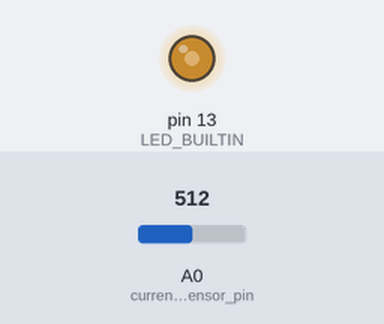
A program run on a simulated Arduino Mega 2560, built with avr-gcc and run on an emulated ATmega2560. Parts: output pins drawn as LEDs (lit = HIGH). The test bench sets the inputs (shaded band); at power-on: A0 (current_sensor_pin) = 512.

Above: at 0.1 s.
Timing chart, 0 to 1.6 s (numbered marks = the images above):
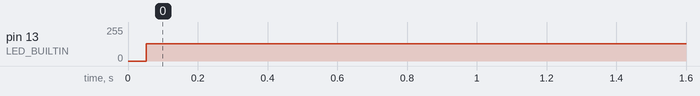

Measured:
- by itself, pin 13 (LED_BUILTIN): 0/255 → 130/255 at 0.05 s

The program:

main.cpp
```cpp
#include <Arduino.h>

//Declarations
void zeroCross();
void setupTimer5();
void setTimerDelay(uint16_t delay_us);
void resetTimerCounter();
void setupTriacPin(const uint8_t &pin);
void setupInterruptPin(const int &pin, void(*pFuncton)());
char* registerToBitString(uint8_t reg);
uint16_t rmsToTimeDelay(uint16_t target_value);

//Classes
class CURRENT_SENSOR
{
  private:
  uint16_t current_;
  uint8_t sensor_pin_;
  uint8_t reset_pin_;

  public:
  CURRENT_SENSOR() {}
  ~CURRENT_SENSOR() {}

  void setup(const uint8_t &sensor_pin, const uint8_t &reset_pin)
  {
    sensor_pin_ = sensor_pin;
    reset_pin_ = reset_pin;
    pinMode(reset_pin_, OUTPUT);
    digitalWrite(reset_pin_, LOW);
  }

  uint16_t measure()
  {
    current_ = analogRead(sensor_pin_);
    return current_;
  }

  void setCurrentSensor()
  {
    digitalWrite(reset_pin_, LOW);
  }
  void resetCurrentSensor()
  {
    digitalWrite(reset_pin_, HIGH);
  }

  uint16_t value()
  {
    return current_;
  }

};

class TIMER
{
  private:
  uint16_t delay_us_ = 0;
  public:
  TIMER() {};
  void setupTimer()
  {
    cli();  // Disable global interrupts

    TCCR5A = 0;  // Clear Timer/Counter Control Register A
    TCCR5B = (1 << WGM52) | (1 << CS51);  // Set CTC mode, prescaler = 8
    TIMSK5 = (1 << OCIE5A);  // Enable output compare A match interrupt
    TCNT5 = 0;  // Set initial count value to 0

    sei();  // Enable global interrupts
  }

  void setTimerDelay(uint16_t delay_us)
  {
    OCR5A = delay_us_ = delay_us;
  }

  void resetTimerCounter()
  {
    TCNT5 = 0;
  }

  void start()
  {
    noInterrupts();
    TCCR5A = 0;  // Clear Timer/Counter Control Register A
    TCCR5B = (1 << WGM52) | (1 << CS51);  // Set CTC mode, prescaler = 8
    interrupts();
  }

  void stop()
  {
    noInterrupts();
    TCNT5 = 0;
    TCCR5B &= ~((1 << CS52) | (1 << CS51) | (1 << CS50));
    interrupts();
  }
};

//Objects
CURRENT_SENSOR Current;
TIMER Timer;

//Pin definitions
const uint8_t interrupt_pin = 2;
const uint8_t triac_pin = 3;
const uint8_t current_reset_pin = 7; //Treba postavit
const uint8_t current_sensor_pin = A0;
const uint8_t potentiometer_pin = A1;

//Pid controller
float desired_rms = 512;
float current_rms = 0;
float error = 0;
float previous_error = 0;
float integral = 0;
float derivative = 0;
float output = 0;

float kp = 0.5;
float ki = 0.2;
float kd = 0.1;

uint16_t zero_cross_correction = 600;
uint16_t stability_boundarie = 5600;

uint16_t analog_read_value = 0;
volatile uint16_t timer_delay = 0;
uint16_t data = 0;


/*************************************************************************************************************/
void setup()
{

pinMode(LED_BUILTIN, OUTPUT);
}

/*************************************************************************************************************/
void loop()
{
 /* //PID controller
  desired_rms = analogRead(A1);
  current_rms = Current.value();
  error = desired_rms - current_rms;
  integral += error;
  derivative = error - previous_error;
  output = kp * error + ki * integral + kd * derivative;
  previous_error = error;
  output = constrain(output, 0, 1023);
  Timer.setTimerDelay(rmsToTimeDelay(output));*/
  //Serial.print("Enter value: ");

  timer_delay = zero_cross_correction + rmsToTimeDelay(analogRead(A0));
  digitalWrite(LED_BUILTIN, !digitalRead(LED_BUILTIN));


  //Serial.println(Current.value());
  //delay(100);
}

/*************************************************************************************************************/
//Inerrupts
/*
void zeroCross()
{
  Current.measure();
  Current.resetCurrentSensor();
  Timer.start();
  Timer.resetTimerCounter();
  Timer.setTimerDelay(timer_delay);
  digitalWrite(triac_pin, LOW);
  Current.setCurrentSensor();
}*/
/*
ISR(TIMER5_COMPA_vect)
{
    //Current.setCurrentSensor();
    Timer.stop();
    digitalWrite(triac_pin, HIGH);
}
*/
//Functions
/*************************************************************************************************************/


void setupInterruptPin(const int &pin, void(*pFuncton)())
{
  pinMode(pin, INPUT);
  attachInterrupt(digitalPinToInterrupt(pin), pFuncton, RISING);
  Serial.println("Interrupt attached to pin: ");
  Serial.print(pin);
  Serial.print("\n");
}

void setupTriacPin(const uint8_t &pin)
{
  pinMode(pin, OUTPUT);
  digitalWrite(pin, LOW);
  Serial.print("Triac attached to pin: ");
  Serial.print(pin);
  Serial.print("\n");
}

char* registerToBitString(uint8_t reg)
{
  static char bitString[9];
  for (int i = 0; i < 8; i++)
  {
    bitString[7 - i] = (reg & (1 << i)) ? '1' : '0';
  }
  bitString[8] = '\0';
  return bitString;
}

uint16_t rmsToTimeDelay(uint16_t target_value)
{
  struct FunctionPair
  {
    int input;
    int output;
  };

  const FunctionPair Phase_Angle_To_Time_Delay[] =
    {
        {0, 1023},
        {1075, 1022},
        {1544, 1021},
        {1838, 1020},
        {2053, 1019},
        {2229, 1018},
        {2385, 1017},
        {2522, 1016},
        {2639, 1015},
        {2756, 1014},
        {2874, 1013},
        {2971, 1012},
        {3069, 1011},
        {3147, 1010},
        {3226, 1009},
        {3323, 1008},
        {3402, 1007},
        {3460, 1006},
        {3538, 1005},
        {3597, 1004},
        {3675, 1003},
        {3734, 1002},
        {3793, 1001},
        {3851, 1000},
        {3910, 999},
        {3969, 998},
        {4027, 997},
        {4086, 996},
        {4125, 995},
        {4184, 994},
        {4242, 993},
        {4281, 992},
        {4340, 991},
        {4379, 990},
        {4438, 989},
        {4477, 988},
        {4516, 987},
        {4555, 986},
        {4614, 985},
        {4653, 984},
        {4692, 983},
        {4731, 982},
        {4770, 981},
        {4809, 980},
        {4848, 979},
        {4887, 978},
        {4926, 977},
        {4966, 976},
        {5005, 975},
        {5044, 974},
        {5083, 973},
        {5122, 972},
        {5161, 971},
        {5181, 970},
        {5220, 969},
        {5259, 968},
        {5298, 967},
        {5317, 966},
        {5357, 965},
        {5396, 964},
        {5415, 963},
        {5454, 962},
        {5493, 961},
        {5513, 960},
        {5552, 959},
        {5591, 958},
        {5611, 957},
        {5650, 956},
        {5669, 955},
        {5708, 954},
        {5728, 953},
        {5767, 952},
        {5787, 951},
        {5826, 950},
        {5845, 949},
        {5884, 948},
        {5904, 947},
        {5943, 946},
        {5963, 945},
        {6002, 944},
        {6021, 943},
        {6041, 942},
        {6080, 941},
        {6099, 940},
        {6138, 939},
        {6158, 938},
        {6178, 937},
        {6217, 936},
        {6236, 935},
        {6256, 934},
        {6295, 933},
        {6314, 932},
        {6334, 931},
        {6354, 930},
        {6393, 929},
        {6412, 928},
        {6432, 927},
        {6471, 926},
        {6490, 925},
        {6510, 924},
        {6529, 923},
        {6569, 922},
        {6588, 921},
        {6608, 920},
        {6627, 919},
        {6647, 918},
        {6686, 917},
        {6705, 916},
        {6725, 915},
        {6745, 914},
        {6764, 913},
        {6784, 912},
        {6823, 911},
        {6842, 910},
        {6862, 909},
        {6881, 908},
        {6901, 907},
        {6920, 906},
        {6940, 905},
        {6979, 904},
        {6999, 903},
        {7018, 902},
        {7038, 901},
        {7057, 900},
        {7077, 899},
        {7096, 898},
        {7116, 897},
        {7136, 896},
        {7175, 895},
        {7194, 894},
        {7214, 893},
        {7233, 892},
        {7253, 891},
        {7272, 890},
        {7292, 889},
        {7311, 888},
        {7331, 887},
        {7351, 886},
        {7370, 885},
        {7390, 884},
        {7409, 883},
        {7429, 882},
        {7448, 881},
        {7468, 880},
        {7487, 879},
        {7507, 878},
        {7526, 877},
        {7546, 876},
        {7566, 875},
        {7585, 874},
        {7605, 873},
        {7624, 872},
        {7644, 871},
        {7663, 870},
        {7683, 869},
        {7702, 868},
        {7722, 867},
        {7742, 866},
        {7761, 865},
        {7781, 864},
        {7800, 863},
        {7820, 862},
        {7839, 861},
        {7859, 860},
        {7878, 859},
        {7898, 858},
        {7917, 856},
        {7937, 855},
        {7957, 854},
        {7976, 853},
        {7996, 852},
        {8015, 851},
        {8035, 850},
        {8054, 849},
        {8074, 848},
        {8093, 847},
        {8113, 846},
        {8133, 844},
        {8152, 843},
        {8172, 842},
        {8191, 841},
        {8211, 840},
        {8230, 839},
        {8250, 838},
        {8269, 837},
        {8289, 835},
        {8308, 834},
        {8328, 833},
        {8348, 832},
        {8367, 831},
        {8387, 830},
        {8406, 829},
        {8426, 827},
        {8445, 826},
        {8465, 825},
        {8484, 824},
        {8504, 823},
        {8524, 822},
        {8543, 820},
        {8563, 819},
        {8582, 818},
        {8602, 817},
        {8621, 816},
        {8641, 814},
        {8660, 813},
        {8680, 812},
        {8699, 811},
        {8719, 810},
        {8739, 808},
        {8758, 807},
        {8778, 806},
        {8797, 805},
        {8817, 804},
        {8836, 802},
        {8856, 801},
        {8875, 800},
        {8895, 799},
        {8915, 797},
        {8934, 796},
        {8954, 795},
        {8973, 794},
        {8993, 792},
        {9012, 791},
        {9032, 790},
        {9051, 789},
        {9071, 787},
        {9090, 786},
        {9110, 785},
        {9130, 783},
        {9149, 782},
        {9169, 781},
        {9188, 780},
        {9208, 778},
        {9227, 777},
        {9247, 776},
        {9266, 774},
        {9286, 773},
        {9306, 772},
        {9325, 770},
        {9345, 769},
        {9364, 768},
        {9384, 766},
        {9403, 765},
        {9423, 764},
        {9442, 763},
        {9462, 761},
        {9481, 760},
        {9501, 759},
        {9521, 757},
        {9540, 756},
        {9560, 754},
        {9579, 753},
        {9599, 752},
        {9618, 750},
        {9638, 749},
        {9657, 748},
        {9677, 746},
        {9697, 745},
        {9716, 744},
        {9736, 742},
        {9755, 741},
        {9775, 739},
        {9794, 738},
        {9814, 737},
        {9833, 735},
        {9853, 734},
        {9872, 733},
        {9892, 731},
        {9912, 730},
        {9931, 728},
        {9951, 727},
        {9970, 725},
        {9990, 724},
        {10009, 723},
        {10029, 721},
        {10048, 720},
        {10068, 718},
        {10087, 717},
        {10107, 716},
        {10127, 714},
        {10146, 713},
        {10166, 711},
        {10185, 710},
        {10205, 708},
        {10224, 707},
        {10244, 705},
        {10263, 704},
        {10283, 703},
        {10303, 701},
        {10322, 700},
        {10342, 698},
        {10361, 697},
        {10381, 695},
        {10400, 694},
        {10420, 692},
        {10439, 691},
        {10459, 689},
        {10478, 688},
        {10498, 686},
        {10518, 685},
        {10537, 683},
        {10557, 682},
        {10576, 680},
        {10596, 679},
        {10615, 678},
        {10635, 676},
        {10654, 675},
        {10674, 673},
        {10694, 672},
        {10713, 670},
        {10733, 668},
        {10752, 667},
        {10772, 665},
        {10791, 664},
        {10811, 662},
        {10830, 661},
        {10850, 659},
        {10869, 658},
        {10889, 656},
        {10909, 655},
        {10928, 653},
        {10948, 652},
        {10967, 650},
        {10987, 649},
        {11006, 647},
        {11026, 646},
        {11045, 644},
        {11065, 642},
        {11085, 641},
        {11104, 639},
        {11124, 638},
        {11143, 636},
        {11163, 635},
        {11182, 633},
        {11202, 632},
        {11221, 630},
        {11241, 628},
        {11260, 627},
        {11280, 625},
        {11300, 624},
        {11319, 622},
        {11339, 621},
        {11358, 619},
        {11378, 617},
        {11397, 616},
        {11417, 614},
        {11436, 613},
        {11456, 611},
        {11476, 610},
        {11495, 608},
        {11515, 606},
        {11534, 605},
        {11554, 603},
        {11573, 602},
        {11593, 600},
        {11612, 598},
        {11632, 597},
        {11651, 595},
        {11671, 594},
        {11691, 592},
        {11710, 590},
        {11730, 589},
        {11749, 587},
        {11769, 585},
        {11788, 584},
        {11808, 582},
        {11827, 581},
        {11847, 579},
        {11867, 577},
        {11886, 576},
        {11906, 574},
        {11925, 573},
        {11945, 571},
        {11964, 569},
        {11984, 568},
        {12003, 566},
        {12023, 564},
        {12042, 563},
        {12062, 561},
        {12082, 559},
        {12101, 558},
        {12121, 556},
        {12140, 555},
        {12160, 553},
        {12179, 551},
        {12199, 550},
        {12218, 548},
        {12238, 546},
        {12258, 545},
        {12277, 543},
        {12297, 541},
        {12316, 540},
        {12336, 538},
        {12355, 536},
        {12375, 535},
        {12394, 533},
        {12414, 531},
        {12433, 530},
        {12453, 528},
        {12473, 526},
        {12492, 525},
        {12512, 523},
        {12531, 521},
        {12551, 520},
        {12570, 518},
        {12590, 516},
        {12609, 515},
        {12629, 513},
        {12649, 511},
        {12668, 510},
        {12688, 508},
        {12707, 506},
        {12727, 505},
        {12746, 503},
        {12766, 501},
        {12785, 500},
        {12805, 498},
        {12824, 496},
        {12844, 495},
        {12864, 493},
        {12883, 491},
        {12903, 490},
        {12922, 488},
        {12942, 486},
        {12961, 484},
        {12981, 483},
        {13000, 481},
        {13020, 479},
        {13040, 478},
        {13059, 476},
        {13079, 474},
        {13098, 473},
        {13118, 471},
        {13137, 469},
        {13157, 468},
        {13176, 466},
        {13196, 464},
        {13215, 462},
        {13235, 461},
        {13255, 459},
        {13274, 457},
        {13294, 456},
        {13313, 454},
        {13333, 452},
        {13352, 451},
        {13372, 449},
        {13391, 447},
        {13411, 446},
        {13431, 444},
        {13450, 442},
        {13470, 440},
        {13489, 439},
        {13509, 437},
        {13528, 435},
        {13548, 434},
        {13567, 432},
        {13587, 430},
        {13606, 429},
        {13626, 427},
        {13646, 425},
        {13665, 423},
        {13685, 422},
        {13704, 420},
        {13724, 418},
        {13743, 417},
        {13763, 415},
        {13782, 413},
        {13802, 412},
        {13822, 410},
        {13841, 408},
        {13861, 406},
        {13880, 405},
        {13900, 403},
        {13919, 401},
        {13939, 400},
        {13958, 398},
        {13978, 396},
        {13997, 395},
        {14017, 393},
        {14037, 391},
        {14056, 389},
        {14076, 388},
        {14095, 386},
        {14115, 384},
        {14134, 383},
        {14154, 381},
        {14173, 379},
        {14193, 378},
        {14213, 376},
        {14232, 374},
        {14252, 373},
        {14271, 371},
        {14291, 369},
        {14310, 367},
        {14330, 366},
        {14349, 364},
        {14369, 362},
        {14388, 361},
        {14408, 359},
        {14428, 357},
        {14447, 356},
        {14467, 354},
        {14486, 352},
        {14506, 351},
        {14525, 349},
        {14545, 347},
        {14564, 346},
        {14584, 344},
        {14604, 342},
        {14623, 340},
        {14643, 339},
        {14662, 337},
        {14682, 335},
        {14701, 334},
        {14721, 332},
        {14740, 330},
        {14760, 329},
        {14779, 327},
        {14799, 325},
        {14819, 324},
        {14838, 322},
        {14858, 320},
        {14877, 319},
        {14897, 317},
        {14916, 315},
        {14936, 314},
        {14955, 312},
        {14975, 310},
        {14994, 309},
        {15014, 307},
        {15034, 305},
        {15053, 304},
        {15073, 302},
        {15092, 300},
        {15112, 299},
        {15131, 297},
        {15151, 296},
        {15170, 294},
        {15190, 292},
        {15210, 291},
        {15229, 289},
        {15249, 287},
        {15268, 286},
        {15288, 284},
        {15307, 282},
        {15327, 281},
        {15346, 279},
        {15366, 277},
        {15385, 276},
        {15405, 274},
        {15425, 273},
        {15444, 271},
        {15464, 269},
        {15483, 268},
        {15503, 266},
        {15522, 264},
        {15542, 263},
        {15561, 261},
        {15581, 260},
        {15601, 258},
        {15620, 256},
        {15640, 255},
        {15659, 253},
        {15679, 252},
        {15698, 250},
        {15718, 248},
        {15737, 247},
        {15757, 245},
        {15776, 244},
        {15796, 242},
        {15816, 240},
        {15835, 239},
        {15855, 237},
        {15874, 236},
        {15894, 234},
        {15913, 233},
        {15933, 231},
        {15952, 229},
        {15972, 228},
        {15992, 226},
        {16011, 225},
        {16031, 223},
        {16050, 222},
        {16070, 220},
        {16089, 218},
        {16109, 217},
        {16128, 215},
        {16148, 214},
        {16167, 212},
        {16187, 211},
        {16207, 209},
        {16226, 208},
        {16246, 206},
        {16265, 205},
        {16285, 203},
        {16304, 201},
        {16324, 200},
        {16343, 198},
        {16363, 197},
        {16383, 195},
        {16402, 194},
        {16422, 192},
        {16441, 191},
        {16461, 189},
        {16480, 188},
        {16500, 186},
        {16519, 185},
        {16539, 183},
        {16558, 182},
        {16578, 180},
        {16598, 179},
        {16617, 177},
        {16637, 176},
        {16656, 174},
        {16676, 173},
        {16695, 171},
        {16715, 170},
        {16734, 169},
        {16754, 167},
        {16774, 166},
        {16793, 164},
        {16813, 163},
        {16832, 161},
        {16852, 160},
        {16871, 158},
        {16891, 157},
        {16910, 156},
        {16930, 154},
        {16949, 153},
        {16969, 151},
        {16989, 150},
        {17008, 148},
        {17028, 147},
        {17047, 146},
        {17067, 144},
        {17086, 143},
        {17106, 141},
        {17125, 140},
        {17145, 139},
        {17164, 137},
        {17184, 136},
        {17204, 135},
        {17223, 133},
        {17243, 132},
        {17262, 130},
        {17282, 129},
        {17301, 128},
        {17321, 126},
        {17340, 125},
        {17360, 124},
        {17380, 122},
        {17399, 121},
        {17419, 120},
        {17438, 118},
        {17458, 117},
        {17477, 116},
        {17497, 114},
        {17516, 113},
        {17536, 112},
        {17555, 110},
        {17575, 109},
        {17595, 108},
        {17614, 107},
        {17634, 105},
        {17653, 104},
        {17673, 103},
        {17692, 101},
        {17712, 100},
        {17731, 99},
        {17751, 98},
        {17771, 96},
        {17790, 95},
        {17810, 94},
        {17829, 93},
        {17849, 91},
        {17868, 90},
        {17888, 89},
        {17907, 88},
        {17927, 87},
        {17946, 85},
        {17966, 84},
        {17986, 83},
        {18005, 82},
        {18025, 81},
        {18044, 79},
        {18064, 78},
        {18083, 77},
        {18103, 76},
        {18122, 75},
        {18142, 74},
        {18161, 72},
        {18181, 71},
        {18201, 70},
        {18220, 69},
        {18240, 68},
        {18259, 67},
        {18279, 66},
        {18298, 65},
        {18318, 64},
        {18337, 62},
        {18357, 61},
        {18377, 60},
        {18396, 59},
        {18416, 58},
        {18435, 57},
        {18455, 56},
        {18474, 55},
        {18494, 54},
        {18513, 53},
        {18533, 52},
        {18552, 51},
        {18572, 50},
        {18592, 49},
        {18611, 48},
        {18631, 47},
        {18650, 46},
        {18670, 45},
        {18689, 44},
        {18709, 43},
        {18728, 42},
        {18748, 41},
        {18767, 40},
        {18787, 39},
        {18807, 38},
        {18826, 37},
        {18846, 36},
        {18865, 35},
        {18885, 34},
        {18924, 33},
        {18943, 32},
        {18963, 31},
        {18983, 30},
        {19002, 29},
        {19022, 28},
        {19041, 27},
        {19080, 26},
        {19100, 25},
        {19119, 24},
        {19139, 23},
        {19178, 22},
        {19198, 21},
        {19217, 20},
        {19256, 19},
        {19276, 18},
        {19295, 17},
        {19334, 16},
        {19354, 15},
        {19393, 14},
        {19413, 13},
        {19452, 12},
        {19471, 11},
        {19510, 10},
        {19530, 9},
        {19569, 8},
        {19608, 7},
        {19647, 6},
        {19686, 5},
        {19725, 4},
        {19764, 3},
        {19823, 2},
        {19862, 1},
        {19940, 0},
    };

    static const uint16_t array_size = sizeof(Phase_Angle_To_Time_Delay) / sizeof(Phase_Angle_To_Time_Delay[0]);
    //Serial.println(array_size);

    int index;

    for(uint16_t counter = 0; counter < array_size; counter++)
    {
      if((Phase_Angle_To_Time_Delay[counter].output - target_value) <= 0)
      {
        index = counter;
        //Serial.println("Jack pot**********************");
      }
    }
    return Phase_Angle_To_Time_Delay[index].input;

}
```
